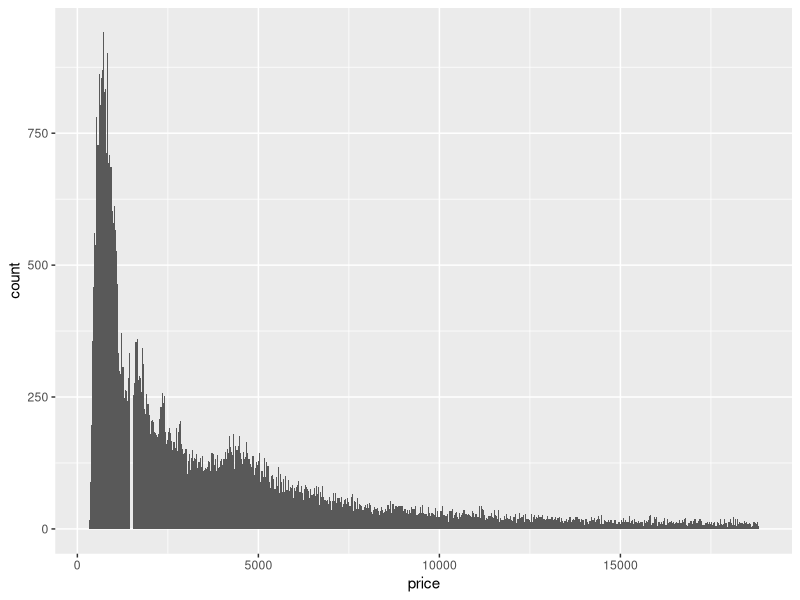
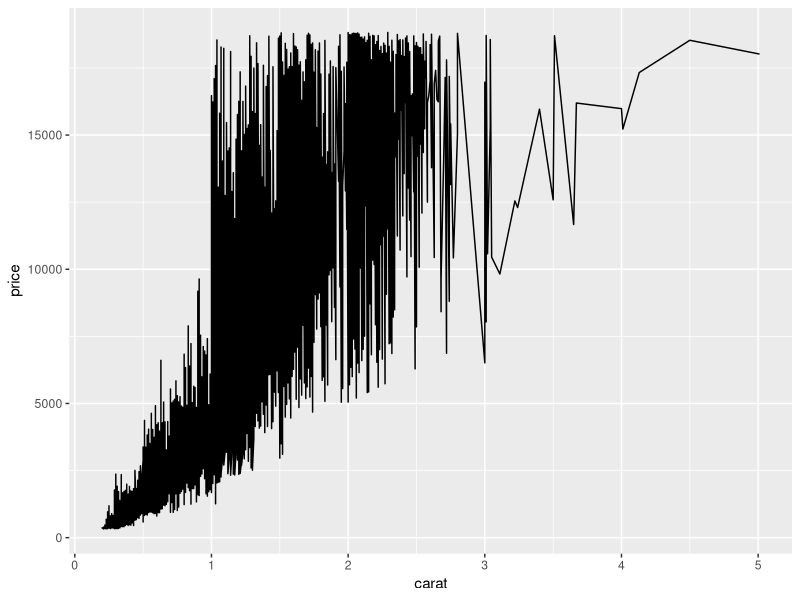
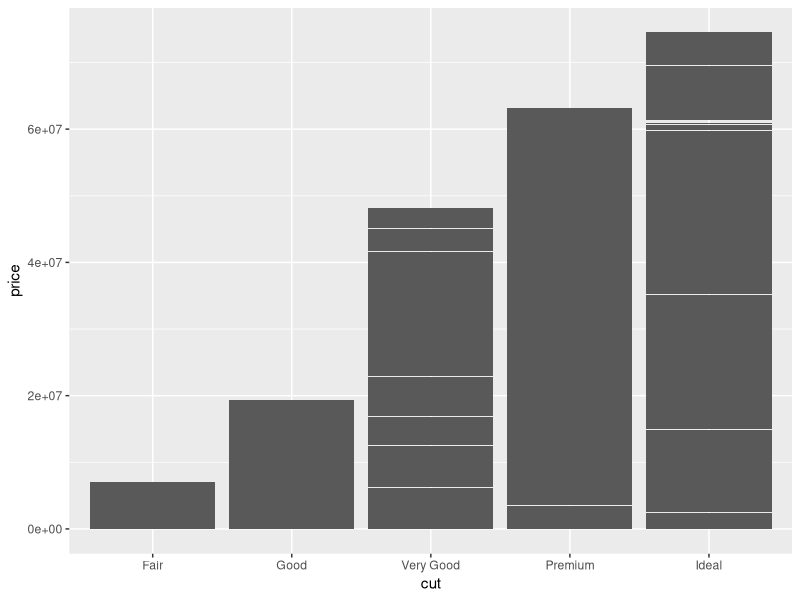
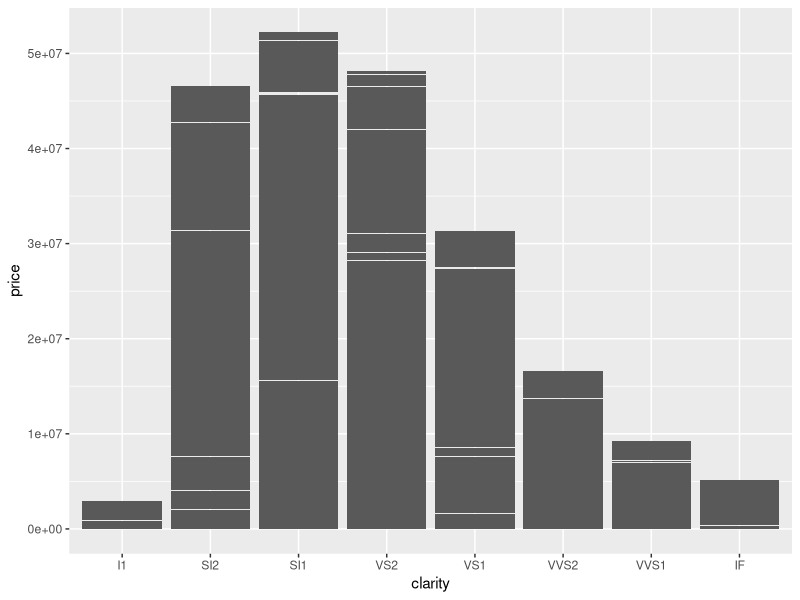
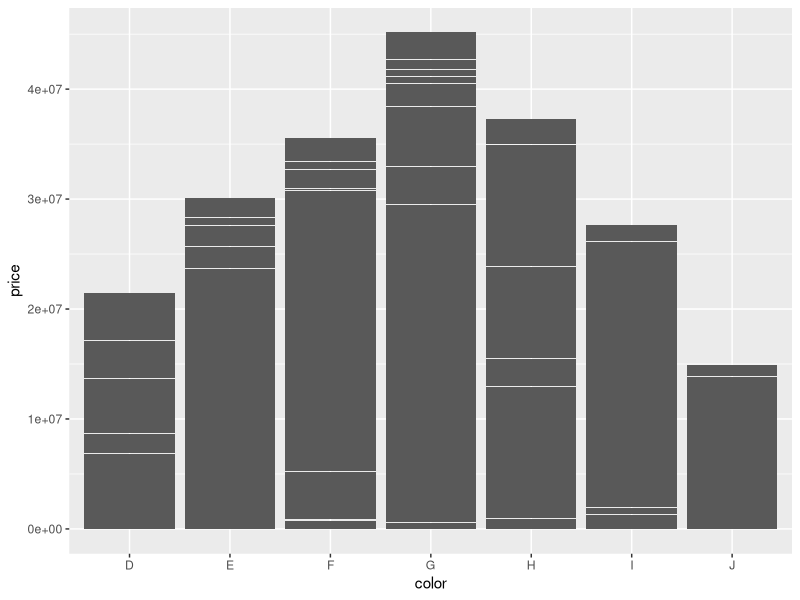
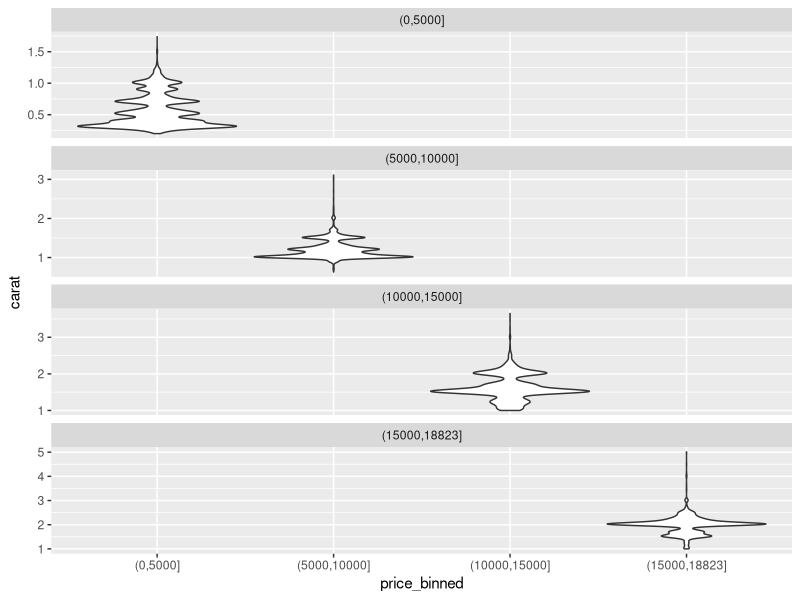

Generate these figures, in order, with R:
#Prepping

library(tidyverse)
?diamonds

############
#Question 1: Plot the distribution of price. Describe the distribution. Hint: You can also use summary(diamonds$price) to view a quantitative assessment of the distribution. This question is 7.3.4.#2 and grows your ability to plot a histogram to view a distribution

ggplot(data = diamonds) + 
geom_histogram(mapping = aes(x=price), binwidth = 30)

#We can see from this distribution that there is a large clumping of diamonds in the low price range, with a long tail that shows the really expensive diamonds. Basically, diamonds worth a high price are rarer than diamonds which fetch a low price, nothing surprising.

############
#Question 2: Which of the 4Cs (carat, cut, clarity, color) is most important for predicting the price of a diamond? This question is based on 7.5.1.1.#2 and grows your ability to interpret variable relationships from plots (link).

#Let's run some line graphs and find out!

#First, carat
ggplot(diamonds, aes(x=carat, y=price)) + 
geom_line()
#Here, we can see a strong correlation between price and carat

#Line graphs don't work on the rest sadly, got to run some other plots
#Cut
ggplot(diamonds, aes(x=cut, y=price)) + 
geom_col()
#There is also correlation here, the better the cut, the higher the price

#Clarity
ggplot(diamonds, aes(x=clarity, y=price)) + 
geom_col()
#Certain types of clarity tend to draw a higher price, but I wouldnt say there is a significant difference between the highest level of clarity and 2nd highest in price...murkey correlations here. Price does not necessarily ncrease with clarity increases.

#Color
ggplot(diamonds, aes(x=color, y=price)) + 
geom_col()
#Some colors draw higher prices, but there isn't a particularly significant difference between some levels. Clearly, quality of color does not predict price, but its true that G quality tends to fetch a higher price. Would have to investigate these diamonds specifically as to why, or maybe G quality color tends to have high carat or cut...

#Overall, I would argue that both carat and cut are predictors of price, when combined they would likely predict better than alone. Clarity and Color are not predictors.

############
#Question 3: Visualize the distribution of carat, partitioned by price. Hint: Bin the price and show the carat distribution for each bin. You can bin the data with this command:
  
#mutate(price_binned = cut(price, breaks=c(seq(0, max(price), 5000), Inf), dig.lab=10))

#In this question you are also encouraged to try and use faceting. Review Section 3.5 for details on facetting. This question is based on 7.5.3.#2 and grows your ability to interpret variable relationships from plots (link).

#import the code
diamonds %>% 
mutate(price_binned = cut(price, breaks=c(seq(0, max(price), 5000), max(price)), dig.lab=10)) %>%
#building a violin chart, after looking through the plots available I think this one works really well here (and looks awesome)
ggplot(., aes(price_binned, carat)) + 
geom_violin() +
#Trying out facet wrap here but to be honest I think we get a better "at a glance" comparison of bins without it, though I really like the "scaling" legend for each bin.
facet_wrap(~ price_binned, scales = 'free_y', ncol = 1)
#Using more than 1 column causes text smushing issues so just went with one, but more are interesting.

#r4ds exercise 3 complete! (I think, I don't see a question 4 or 5 on github...)
